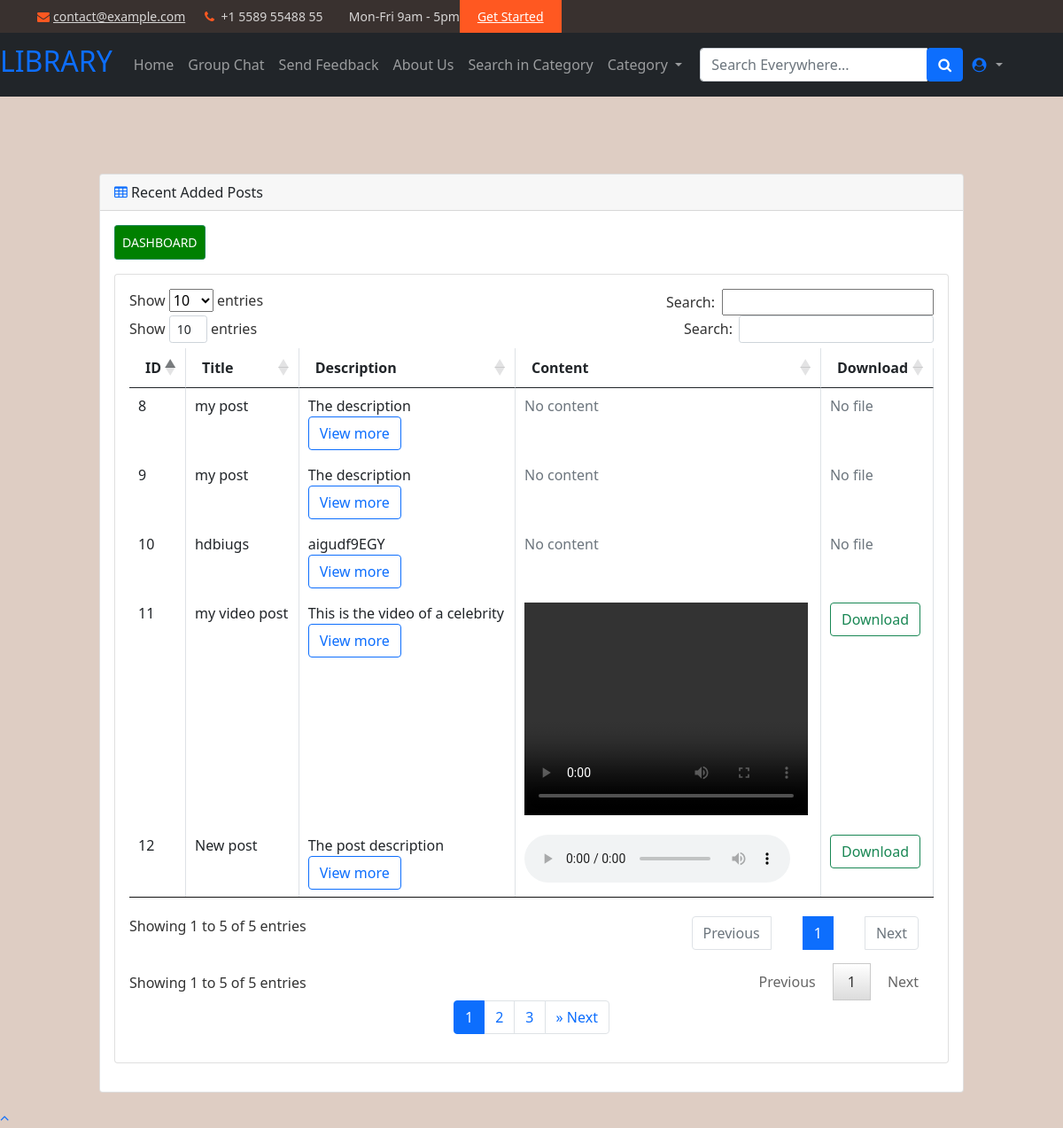
/user/ (signed in), run on an earlier commit of the app's database.
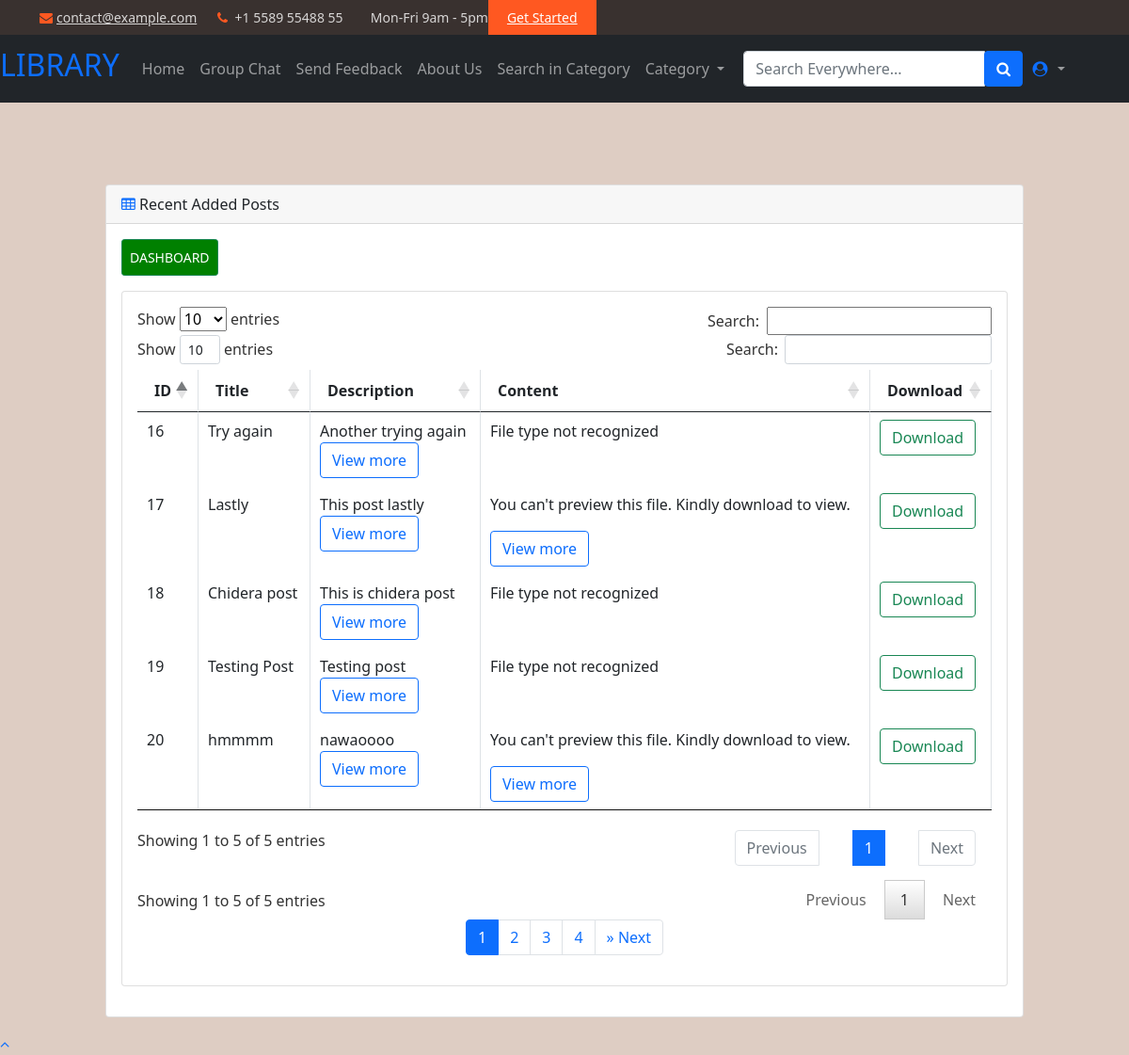
And on a later commit of the database.
### library/models.py (models this page shows, shortened)
class Post(models.Model):
    title = models.CharField(max_length=200)
    slug = models.SlugField(max_length=250, unique_for_date='published_date')
    author = models.ForeignKey(get_user_model(), on_delete=models.CASCADE, related_name='library_posts', blank=True, null=True)
    category = models.ForeignKey(Category, on_delete=models.PROTECT, default=1)
    desc = models.CharField(max_length=1000)
    file = models.FileField(upload_to=user_directory_path, null=True, blank=True)
    status = models.CharField(max_length=1, choices=choices, default='p')
    published_date = models.DateTimeField(default=timezone.now)
    def extension(self):
        name, extension = os.path.splitext(self.file.name)
        return extension
    def get_absolute_url(self):
        return reverse('user_detail', args=[self.slug])
    class Meta:
        ordering = ('-published_date',)

### library/views.py (the view)
# urls.py: path('user/', UserPostListView.as_view(), name='user_dashboard'),
class UserPostListView(LoginRequiredMixin, ListView):
	model = Post
	template_name = 'library/user/post_list.html'
	context_object_name = 'all_posts'
	paginate_by = 5
	def get_queryset(self):
		return Post.objects.filter(status='p')

### library/views.py (called while the page is built)
def category_list(request):
    category_list = Category.objects.exclude(name='Default')
    context =  {'category_list': category_list,}
    return context

### library/templates/library/user/post_list.html (shortened to what the changed rows need)
{% extends 'library/user/base.html' %}
{% load static %}
{% block body %}
<div class="container-fluid">
<div class="row" style="padding-top: 87px">
<div class="col-sm-10">
  <div class="card mb-3">
    <div class="card-body">
        <div class="card mb-3">
          <div class="card-body">
            <div class="table-responsive">
              <table class="table table-bordered" id="myDataTable" width="100%" cellspacing="0">
                  <thead>
                      <tr>
                          <th>ID</th>
                          <th>Title</th>
                          <th>Description</th>
                          <th>Content</th>
                          <th>Download</th>
                      </tr>
                    </thead>
                      <tbody>
                        {% if all_posts %}
                          {% for post in all_posts %}
                            <tr>
                              <td>{{ post.id }}</td>
                              <td>{{ post.title }}</td>
                              <td>{{ post.desc }} <br>
                                <a href="{{ post.get_absolute_url }}" class="btn btn-outline-primary">View more</a></td>
                              <td>
                                {% if post.file %}
                                  {% if post.extension == '.jpg' or post.extension == '.jpeg' or post.extension == '.png' or post.extension == '.gif' or post.extension == '.webp' %}
                                    <img src="{{ post.file.url }}" alt="{{ post.title}}" width="320" height="240">
                                  {% elif post.extension == '.mp4' or post.extension == '.mpeg' or post.extension == '.ogg'  %}
                                  <video width="320" height="240" controls>
                                  {% if post.extension == '.mp4' %}
                                    <source src="{{ post.file.url }}" type="video/mp4">
                                    {% elif post.extension == '.ogg' %}
                                    <source src="{{ post.file.url }}" type="video/ogg">
                                    {% else %}
                                  Your browser does not support the video tag.
                                  {% endif %}
                                  </video>
                                  {% elif post.extension == '.mp3' or post.extension == '.aac' or post.extension == '.mid' or post.extension == '.midi' or post.extension == '.oga' or post.extension == '.opus' or post.extension == '.wav' or  post.extension == '.weba' %}
                                  <audio controls>
                                    {% if post.extension == '.mp3' %}
                                      <source src="{{ post.file.url }}" type="audio/mpeg">
                                      {% elif post.extension == '.ogg' %}
                                      <source src="{{ post.file.url }}" type="audio/ogg">
                                      {% else %}
                                    Your browser does not support the video tag.
                                    {% endif %}
                                  </audio>
                                  {% elif post.extension == '.zip' or post.extension == '.7z' or post.extension == '.doc' or post.extension == '.pdf' or post.extension == '.txt' or post.extension == '.xls' or post.extension == '.csv' %}
                                    <p>You can't preview this file. Kindly download to view.</p>
                                  <a href="{{ post.get_absolute_url }}" class="btn btn-outline-primary">View more</a>
                                  {% else %}
                                      <span>File type not recognized</span>
                                  {% endif %}
                                {% else %}
                                  <span class="text-muted">No content</span>
                                {% endif %}
                              </td>
                                <td>
                                  {% if post.file %}
                                    <a href="{{ post.file.url }}" download class="btn btn-outline-success">Download</a>
                                  {% else %}
                                    <span class="text-muted">No file</span>
                                  {% endif %}
                                </td>
                            </tr>
                          {% endfor %}
                        {% endif %}
                            </tbody>
                        </table>
{% if is_paginated %}
  <ul class="pagination justify-content-center">
    {% for i in paginator.page_range %}
      {% if page_obj.number == i %}
        <li class="page-item active"><span class="page-link">{{ i }} </span>
        </li>
      {% else %}
        <li class="page-item"><a class="page-link" href="?page={{ i }}">{{ i }}</a></li>
      {% endif %}
    {% endfor %}
  </ul>
{% endif %}
                    </div>
                </div>
            </div>
        </div>
    </div>
</div>
</div>
{% endblock %}

What changed in the data, as far as the page shows it:
no longer on this page (row unchanged): Post: id "12", title "New post", desc "The post description"
no longer on this page (row unchanged): Post: id "11", title "my video post", desc "This is the video of a celebrity"
no longer on this page (row unchanged): Post: id "10", title "hdbiugs", desc "aigudf9EGY", file "No content"
no longer on this page (row unchanged): Post: id "8", title "my post", desc "The description", file "No content"
no longer on this page (row unchanged): Post: id "9", title "my post", desc "The description", file "No content"
added Post: id "20", title "hmmmm", desc "nawaoooo"
added Post: id "19", title "Testing Post", desc "Testing post", file "File type not recognized"
added Post: id "18", title "Chidera post", desc "This is chidera post", file "File type not recognized"
added Post: id "17", title "Lastly", desc "This post lastly"
added Post: id "16", title "Try again", desc "Another trying again", file "File type not recognized"
Also different on the page:
new list line: "4"
